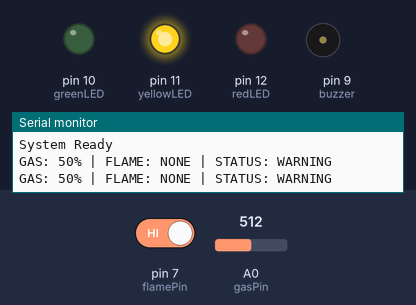
Recording of a sketch running on a simulated Arduino Uno, built with avr-gcc and run on an emulated ATmega328P. Shown: output pins drawn as LEDs (lit = HIGH), buzzer (waves = sounding), the last lines printed to the serial monitor. The inputs (shaded band) are chosen by the test bench; at power-on: A0 (gasPin) = 512, pin 7 (flamePin) HIGH.

Above: at 6.2 s.
6.3 s: A0 (gasPin) set to 606
8.5 s: A0 (gasPin) set to 632
At 10.2 s:
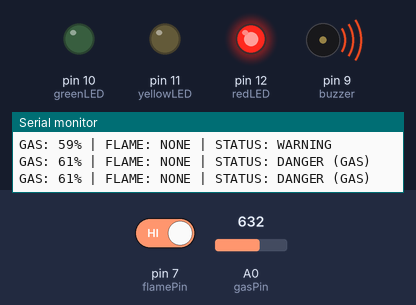
10.5 s: A0 (gasPin) set to 306
At 11.8 s:
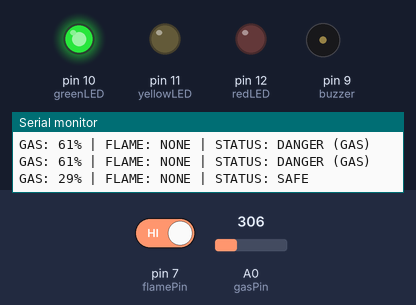
12.5 s: pin 7 (flamePin) driven LOW
At 13.4 s:
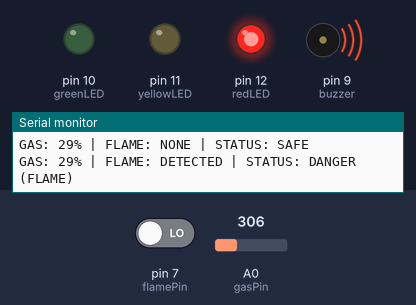
15.5 s: pin 7 (flamePin) driven HIGH
At 17.0 s:
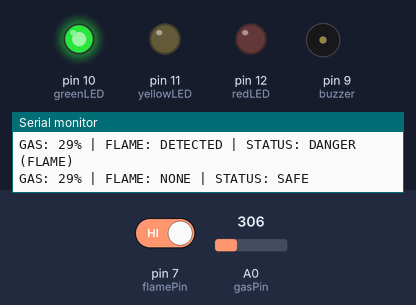
17.5 s: A0 (gasPin) set to 325
At 18.5 s:
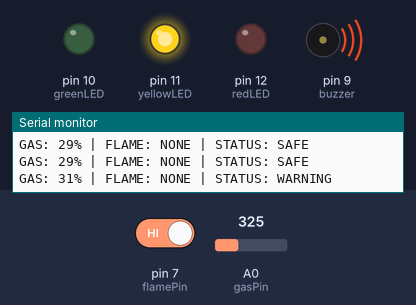
Timing chart, 0 to 22.5 s (numbered marks = the images above; inputs shaded):
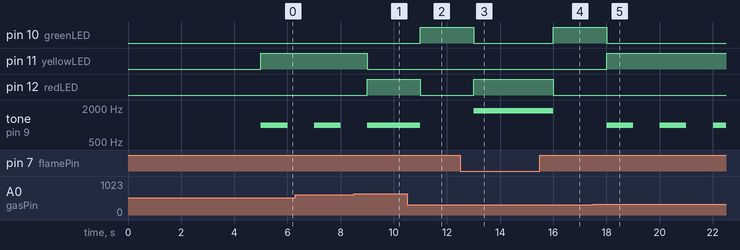

The sketch:

source_code.ino
```cpp
const int gasPin = A0;
const int flamePin = 7;

const int greenLED = 10;
const int yellowLED = 11;
const int redLED = 12;

const int buzzer = 9;

unsigned long previousMillis = 0;
bool buzzerState = false;

void setup() {

  Serial.begin(9600);

  pinMode(flamePin, INPUT_PULLUP);

  pinMode(greenLED, OUTPUT);
  pinMode(yellowLED, OUTPUT);
  pinMode(redLED, OUTPUT);

  pinMode(buzzer, OUTPUT);

  Serial.println("MQ-2 Warming Up...");
  delay(5000);
  Serial.println("System Ready");
}

void loop() {

  int gasValue = analogRead(gasPin);

  int gasPercent = map(gasValue, 0, 1023, 0, 100);

  bool flameDetected = (digitalRead(flamePin) == LOW);

  digitalWrite(greenLED, LOW);
  digitalWrite(yellowLED, LOW);
  digitalWrite(redLED, LOW);

  noTone(buzzer);

  String status = "";

  if (!flameDetected && gasPercent < 30) {

    status = "SAFE";

    digitalWrite(greenLED, HIGH);

  }

  else if (!flameDetected && gasPercent >= 30 && gasPercent <= 60) {

    status = "WARNING";

    digitalWrite(yellowLED, HIGH);

    unsigned long currentMillis = millis();

    if (currentMillis - previousMillis >= 500) {

      previousMillis = currentMillis;

      buzzerState = !buzzerState;

      if (buzzerState)
        tone(buzzer, 1000);
      else
        noTone(buzzer);
    }

  }

  else if (!flameDetected && gasPercent > 60) {

    status = "DANGER (GAS)";

    digitalWrite(redLED, HIGH);

    tone(buzzer, 1000);

  }

  else if (flameDetected && gasPercent <= 60) {

    status = "DANGER (FLAME)";

    digitalWrite(redLED, HIGH);

    tone(buzzer, 1800);

  }

  else {

    status = "DANGER (GAS + FLAME)";

    digitalWrite(redLED, HIGH);

    tone(buzzer, 2200);

  }

  Serial.print("GAS: ");
  Serial.print(gasPercent);
  Serial.print("% | ");

  Serial.print("FLAME: ");

  if (flameDetected)
    Serial.print("DETECTED");
  else
    Serial.print("NONE");

  Serial.print(" | STATUS: ");
  Serial.println(status);

  delay(1000);
}
```

Measured:
- the behaviour switches between 624 and 625 on A0 (gasPin) (found by bisection; images 0 and 1)
- the behaviour switches between 306 and 307 on A0 (gasPin) (found by bisection; images 4 and 5)
- after the input at 8.5 s, pin 11 (yellowLED): HIGH → LOW after 0.50 s; pin 12 (redLED): LOW → HIGH after 0.50 s; tone on pin 9 (buzzer): goes on until 9.0 s, then stays 1000 Hz
- after the input at 10.5 s, pin 10 (greenLED): LOW → HIGH after 0.51 s; pin 12 (redLED): HIGH → LOW after 0.51 s; tone on pin 9 (buzzer): 1000 Hz → silent after 0.51 s
- after the input at 12.5 s, pin 10 (greenLED): HIGH → LOW after 0.51 s; pin 12 (redLED): LOW → HIGH after 0.51 s; tone on pin 9 (buzzer): silent → 1800 Hz after 0.51 s
- after the input at 15.5 s, pin 10 (greenLED): LOW → HIGH after 0.51 s; pin 12 (redLED): HIGH → LOW after 0.51 s; tone on pin 9 (buzzer): 1800 Hz → silent after 0.51 s
- after the input at 17.5 s, pin 10 (greenLED): HIGH → LOW after 0.51 s; pin 11 (yellowLED): LOW → HIGH after 0.51 s; tone on pin 9 (buzzer): alternates 1000 Hz for 1.0 s and silent for 1.0 s, starting after 0.51 s
